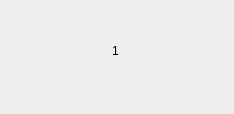
<?xml version="1.0" encoding="UTF-8"?>
<ui version="4.0">
 <class>LoadingDlg</class>
 <widget class="QDialog" name="LoadingDlg">
  <property name="geometry">
   <rect>
    <x>0</x>
    <y>0</y>
    <width>234</width>
    <height>114</height>
   </rect>
  </property>
  <property name="windowTitle">
   <string>Dialog</string>
  </property>
  <property name="windowOpacity">
   <double>1.000000000000000</double>
  </property>
  <widget class="QLabel" name="anim">
   <property name="geometry">
    <rect>
     <x>70</x>
     <y>20</y>
     <width>91</width>
     <height>61</height>
    </rect>
   </property>
   <property name="text">
    <string>1</string>
   </property>
   <property name="alignment">
    <set>Qt::AlignCenter</set>
   </property>
  </widget>
 </widget>
 <resources/>
 <connections/>
</ui>
